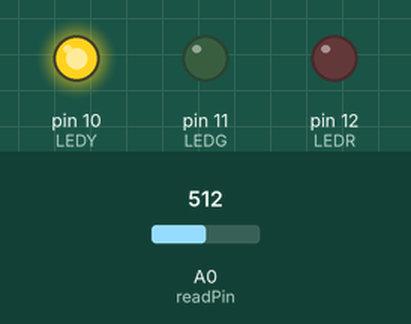
Bench run of a sketch on a simulated Arduino Uno, built with avr-gcc and run on an emulated ATmega328P. On the bench: output pins drawn as LEDs (lit = HIGH). The test bench sets the inputs (shaded band); at power-on: A0 (readPin) = 512.

Above: at 1.2 s.
1.3 s: A0 (readPin) set to 484
At 2.5 s:
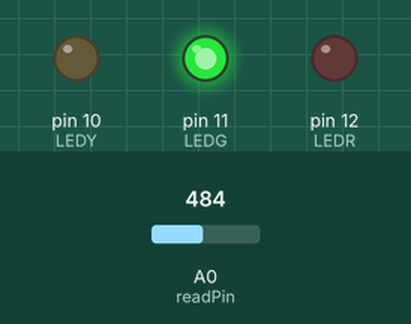
2.8 s: A0 (readPin) set to 810
At 3.8 s:
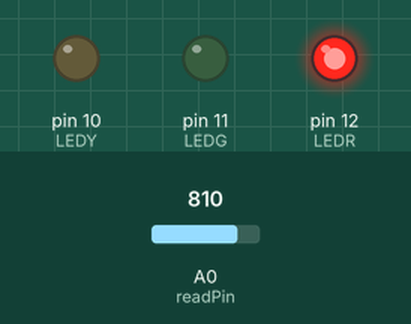
4.3 s: A0 (readPin) set to 785
At 5.0 s:
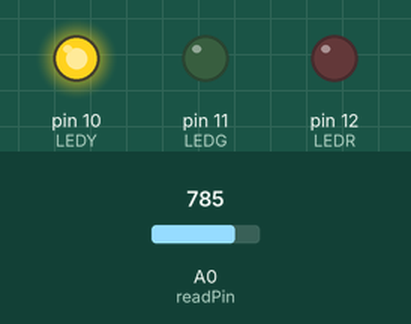
5.8 s: A0 (readPin) set to 900
At 6.1 s:
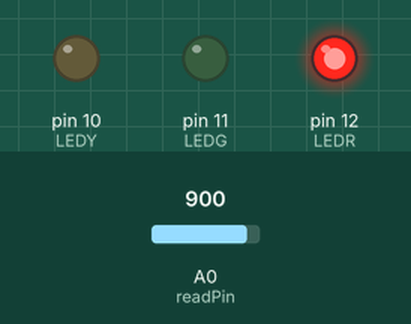
Timing chart, 0 to 8.3 s (numbered marks = the images above; inputs shaded):
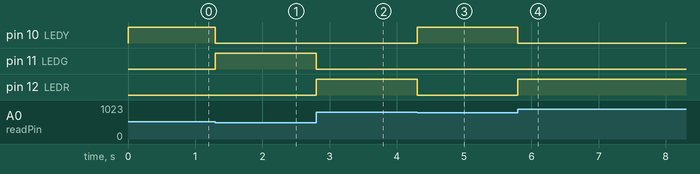

The sketch:

warning-light.ino
```cpp
int LEDR = 12;
int LEDY = 10;
int LEDG = 11;

int readPin = A0;
int readVal;

void setup(){
  pinMode(LEDR, OUTPUT);
  pinMode(LEDY, OUTPUT);
  pinMode(LEDG, OUTPUT);
  pinMode(readPin, INPUT);//optional
}

void loop(){
  readVal = analogRead(readPin);

  //checks if the potentiometer value is 500 or less
  if (readVal <= 500){
    //if true turns off all LED's other than Green whch gets turned on
    digitalWrite(LEDR, LOW);
    digitalWrite(LEDY, LOW);
    digitalWrite(LEDG, HIGH);
   //checks if the potentiometer value is 800 or less
  } else if(readVal <= 800){
    //if true turns off all LED's other than Yellow whch gets turned on
    digitalWrite(LEDR, LOW);
    digitalWrite(LEDY, HIGH);
    digitalWrite(LEDG, LOW);
  //checks if the potentiometer value is 800 or less
  } else if (readVal <= 1023){
    //if true turns off all LED's other than Red whch gets turned on
    digitalWrite(LEDR, HIGH);
    digitalWrite(LEDY, LOW);
    digitalWrite(LEDG, LOW);
  }
}
```

Measured:
- the behaviour switches between 501 and 500 on A0 (readPin) (found by bisection; images 0 and 1)
- the behaviour switches between 801 and 800 on A0 (readPin) (found by bisection; images 2 and 3)
- after the input at 1.3 s, pin 10 (LEDY): HIGH → LOW at once; pin 11 (LEDG): LOW → HIGH at once
- after the input at 2.8 s, pin 11 (LEDG): HIGH → LOW at once; pin 12 (LEDR): LOW → HIGH at once
- after the input at 4.3 s, pin 10 (LEDY): LOW → HIGH at once; pin 12 (LEDR): HIGH → LOW at once
- after the input at 5.8 s, pin 10 (LEDY): HIGH → LOW at once; pin 12 (LEDR): LOW → HIGH at once
